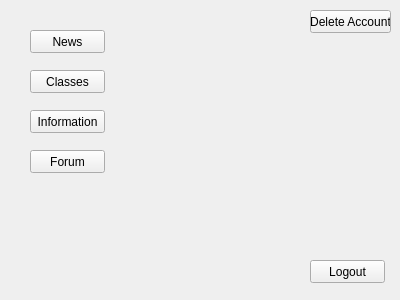
<?xml version="1.0" encoding="UTF-8"?>
<ui version="4.0">
 <class>AfterLoginMenu</class>
 <widget class="QWidget" name="AfterLoginMenu">
  <property name="geometry">
   <rect>
    <x>0</x>
    <y>0</y>
    <width>400</width>
    <height>300</height>
   </rect>
  </property>
  <property name="windowTitle">
   <string>Form</string>
  </property>
  <widget class="QPushButton" name="pushButton">
   <property name="geometry">
    <rect>
     <x>30</x>
     <y>30</y>
     <width>75</width>
     <height>23</height>
    </rect>
   </property>
   <property name="text">
    <string>News</string>
   </property>
  </widget>
  <widget class="QPushButton" name="pushButton_2">
   <property name="geometry">
    <rect>
     <x>310</x>
     <y>260</y>
     <width>75</width>
     <height>23</height>
    </rect>
   </property>
   <property name="text">
    <string>Logout</string>
   </property>
  </widget>
  <widget class="QPushButton" name="pushButton_3">
   <property name="geometry">
    <rect>
     <x>30</x>
     <y>70</y>
     <width>75</width>
     <height>23</height>
    </rect>
   </property>
   <property name="text">
    <string>Classes</string>
   </property>
  </widget>
  <widget class="QPushButton" name="pushButton_4">
   <property name="geometry">
    <rect>
     <x>30</x>
     <y>110</y>
     <width>75</width>
     <height>23</height>
    </rect>
   </property>
   <property name="text">
    <string>Information</string>
   </property>
  </widget>
  <widget class="QPushButton" name="pushButton_5">
   <property name="geometry">
    <rect>
     <x>30</x>
     <y>150</y>
     <width>75</width>
     <height>23</height>
    </rect>
   </property>
   <property name="text">
    <string>Forum</string>
   </property>
  </widget>
  <widget class="QPushButton" name="pushButton_6">
   <property name="geometry">
    <rect>
     <x>310</x>
     <y>10</y>
     <width>81</width>
     <height>23</height>
    </rect>
   </property>
   <property name="text">
    <string>Delete Account</string>
   </property>
  </widget>
 </widget>
 <resources/>
 <connections/>
</ui>
